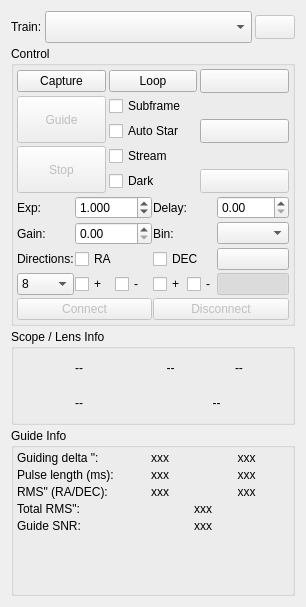
     <widget class="QWidget" name="layoutWidget">
      <layout class="QVBoxLayout" name="LeftLayout">
       <property name="spacing">
        <number>3</number>
       </property>
       <item>
        <layout class="QHBoxLayout" name="trainLayout">
         <item>
          <widget class="QLabel" name="trainLabel">
           <property name="text">
            <string>Train:</string>
           </property>
          </widget>
         </item>
         <item>
          <widget class="QComboBox" name="opticalTrainCombo">
           <property name="sizePolicy">
            <sizepolicy hsizetype="MinimumExpanding" vsizetype="Fixed">
             <horstretch>0</horstretch>
             <verstretch>0</verstretch>
            </sizepolicy>
           </property>
           <property name="minimumSize">
            <size>
             <width>0</width>
             <height>32</height>
            </size>
           </property>
          </widget>
         </item>
         <item>
          <widget class="QPushButton" name="trainB">
           <property name="enabled">
            <bool>false</bool>
           </property>
           <property name="minimumSize">
            <size>
             <width>24</width>
             <height>24</height>
            </size>
           </property>
           <property name="text">
            <string />
           </property>
           <property name="icon">
            <iconset theme="document-edit" />
           </property>
           <property name="iconSize">
            <size>
             <width>24</width>
             <height>24</height>
            </size>
           </property>
          </widget>
         </item>
        </layout>
       </item>
       <item>
        <widget class="QGroupBox" name="controlGroupBox">
         <property name="title">
          <string>Control</string>
         </property>
         <layout class="QVBoxLayout" name="verticalLayout_4">
          <property name="spacing">
           <number>3</number>
          </property>
          <property name="leftMargin">
           <number>3</number>
          </property>
          <property name="topMargin">
           <number>3</number>
          </property>
          <property name="rightMargin">
           <number>3</number>
          </property>
          <property name="bottomMargin">
           <number>3</number>
          </property>
          <item>
           <layout class="QGridLayout" name="controlLayout">
            <property name="spacing">
             <number>3</number>
            </property>
            <item row="1" column="0" rowspan="2">
             <widget class="QPushButton" name="guideB">
              <property name="enabled">
               <bool>false</bool>
              </property>
              <property name="sizePolicy">
               <sizepolicy hsizetype="Preferred" vsizetype="Preferred">
                <horstretch>0</horstretch>
                <verstretch>0</verstretch>
               </sizepolicy>
              </property>
              <property name="text">
               <string>Guide</string>
              </property>
              <property name="autoDefault">
               <bool>true</bool>
              </property>
              <property name="default">
               <bool>true</bool>
              </property>
             </widget>
            </item>
            <item row="4" column="1">
             <widget class="QCheckBox" name="guideDarkFrame">
              <property name="toolTip">
               <string>&lt;html&gt;&lt;head/&gt;&lt;body&gt;&lt;p&gt;Subtract dark frame. Create dark frames or defect maps in the Dark Library tool in the capture module.&lt;/p&gt;&lt;/body&gt;&lt;/html&gt;</string>
              </property>
              <property name="text">
               <string>Dark</string>
              </property>
             </widget>
            </item>
            <item row="1" column="1">
             <widget class="QCheckBox" name="guideSubframe">
              <property name="toolTip">
               <string>&lt;html&gt;&lt;head/&gt;&lt;body&gt;&lt;p&gt;Subframe the image around the guide star. Or for PHD2, receive the Guide Star Image instead of the full image frame. For the Internal Guider, before checking this option, you must &lt;span style=" font-weight:600;"&gt;first&lt;/span&gt; capture an image and select a guide star. Uncheck it to take a full frame again. &lt;br/&gt;Please note: 'SEP Multi Star' &lt;span style=" font-weight:600;"&gt;cannot&lt;/span&gt; use subframe.&lt;/p&gt;&lt;/body&gt;&lt;/html&gt;</string>
              </property>
              <property name="text">
               <string>Subframe</string>
              </property>
             </widget>
            </item>
            <item row="0" column="2">
             <widget class="QPushButton" name="showFITSViewerB">
              <property name="minimumSize">
               <size>
                <width>24</width>
                <height>24</height>
               </size>
              </property>
              <property name="toolTip">
               <string>Show in FITS Viewer...</string>
              </property>
              <property name="text">
               <string />
              </property>
              <property name="iconSize">
               <size>
                <width>24</width>
                <height>24</height>
               </size>
              </property>
             </widget>
            </item>
            <item row="0" column="1">
             <widget class="QPushButton" name="loopB">
              <property name="text">
               <string>Loop</string>
              </property>
             </widget>
            </item>
            <item row="2" column="1">
             <widget class="QCheckBox" name="guideAutoStar">
              <property name="toolTip">
               <string>&lt;html&gt;&lt;head/&gt;&lt;body&gt;&lt;p&gt;Automatically select the calibration star. &lt;br/&gt;Please note: 'SEP Multi Star' does  &lt;span style=" font-weight:600;"&gt;always&lt;/span&gt; use 'auto star' detection.&lt;/p&gt;&lt;/body&gt;&lt;/html&gt;</string>
              </property>
              <property name="text">
               <string>Auto Star</string>
              </property>
             </widget>
            </item>
            <item row="0" column="0">
             <widget class="QPushButton" name="captureB">
              <property name="sizePolicy">
               <sizepolicy hsizetype="Preferred" vsizetype="Fixed">
                <horstretch>0</horstretch>
                <verstretch>0</verstretch>
               </sizepolicy>
              </property>
              <property name="text">
               <string>Capture</string>
              </property>
             </widget>
            </item>
            <item row="2" column="2">
             <widget class="QPushButton" name="clearCalibrationB">
              <property name="minimumSize">
               <size>
                <width>24</width>
                <height>24</height>
               </size>
              </property>
              <property name="toolTip">
               <string>Clear calibration data.</string>
              </property>
              <property name="text">
               <string />
              </property>
              <property name="icon">
               <iconset theme="edit-delete" />
              </property>
              <property name="iconSize">
               <size>
                <width>24</width>
                <height>24</height>
               </size>
              </property>
             </widget>
            </item>
            <item row="3" column="1">
             <widget class="QCheckBox" name="guideStreamingEnabled">
              <property name="toolTip">
               <string>&lt;html&gt;&lt;head/&gt;&lt;body&gt;&lt;p&gt;Enable streaming guide mode. When checked and the camera supports video streaming, the guide module captures frames via a continuous video stream instead of individual exposures. This significantly reduces per-frame overhead and enables higher guiding frequencies (e.g. 2–5 Hz) required by harmonic drives. Not compatible with dark-frame subtraction.&lt;/p&gt;&lt;/body&gt;&lt;/html&gt;</string>
              </property>
              <property name="text">
               <string>Stream</string>
              </property>
             </widget>
            </item>
            <item row="3" column="0" rowspan="2">
             <widget class="QPushButton" name="stopB">
              <property name="enabled">
               <bool>false</bool>
              </property>
              <property name="sizePolicy">
               <sizepolicy hsizetype="Preferred" vsizetype="Preferred">
                <horstretch>0</horstretch>
                <verstretch>0</verstretch>
               </sizepolicy>
              </property>
              <property name="text">
               <string>Stop</string>
              </property>
             </widget>
            </item>
            <item row="4" column="2">
             <widget class="QPushButton" name="manualDitherB">
              <property name="enabled">
               <bool>false</bool>
              </property>
              <property name="minimumSize">
               <size>
                <width>24</width>
                <height>24</height>
               </size>
              </property>
              <property name="toolTip">
               <string>Manual Dither</string>
              </property>
              <property name="text">
               <string />
              </property>
              <property name="icon">
               <iconset theme="path-simplify" />
              </property>
              <property name="iconSize">
               <size>
                <width>24</width>
                <height>24</height>
               </size>
              </property>
             </widget>
            </item>
           </layout>
          </item>
          <item>
           <layout class="QGridLayout" name="gridLayout_6">
            <property name="horizontalSpacing">
             <number>1</number>
            </property>
            <property name="verticalSpacing">
             <number>3</number>
            </property>
            <item row="5" column="1">
             <layout class="QHBoxLayout" name="horizontalLayout_7">
              <property name="spacing">
               <number>2</number>
              </property>
              <item>
               <widget class="QCheckBox" name="eastRAGuideEnabled">
                <property name="toolTip">
                 <string>East Direction Guiding</string>
                </property>
                <property name="text">
                 <string>+</string>
                </property>
               </widget>
              </item>
              <item>
               <widget class="QCheckBox" name="westRAGuideEnabled">
                <property name="toolTip">
                 <string>West Direction Guiding</string>
                </property>
                <property name="text">
                 <string>-</string>
                </property>
               </widget>
              </item>
             </layout>
            </item>
            <item row="6" column="0" colspan="2">
             <widget class="QPushButton" name="externalConnectB">
              <property name="enabled">
               <bool>false</bool>
              </property>
              <property name="toolTip">
               <string>Connect to external guiding application.</string>
              </property>
              <property name="text">
               <string>Connect</string>
              </property>
             </widget>
            </item>
            <item row="4" column="2">
             <widget class="QCheckBox" name="dECGuideEnabled">
              <property name="toolTip">
               <string>Guide Declination Axis</string>
              </property>
              <property name="text">
               <string>DEC</string>
              </property>
             </widget>
            </item>
            <item row="1" column="1">
             <widget class="NonLinearDoubleSpinBox" name="guideExposure">
              <property name="decimals">
               <number>3</number>
              </property>
              <property name="maximum">
               <double>60.000000000000000</double>
              </property>
              <property name="value">
               <double>1.000000000000000</double>
              </property>
             </widget>
            </item>
            <item row="2" column="0">
             <widget class="QLabel" name="label_5">
              <property name="toolTip">
               <string>Camera Gain</string>
              </property>
              <property name="text">
               <string>Gain:</string>
              </property>
             </widget>
            </item>
            <item row="1" column="0">
             <widget class="QLabel" name="label_3">
              <property name="toolTip">
               <string>Exposure time in seconds</string>
              </property>
              <property name="text">
               <string>Exp:</string>
              </property>
             </widget>
            </item>
            <item row="2" column="3">
             <widget class="QComboBox" name="guideBinning">
              <property name="toolTip">
               <string>Guide camera binning. It is recommended to set binning to 2x2 or higher.</string>
              </property>
             </widget>
            </item>
            <item row="6" column="2" colspan="2">
             <widget class="QPushButton" name="externalDisconnectB">
              <property name="enabled">
               <bool>false</bool>
              </property>
              <property name="toolTip">
               <string>Disconnect from external guiding application.</string>
              </property>
              <property name="text">
               <string>Disconnect</string>
              </property>
             </widget>
            </item>
            <item row="2" column="2">
             <widget class="QLabel" name="label_8">
              <property name="toolTip">
               <string />
              </property>
              <property name="text">
               <string>Bin:</string>
              </property>
             </widget>
            </item>
            <item row="1" column="2">
             <widget class="QLabel" name="label_4">
              <property name="toolTip">
               <string />
              </property>
              <property name="text">
               <string>Delay:</string>
              </property>
             </widget>
            </item>
            <item row="4" column="1">
             <widget class="QCheckBox" name="rAGuideEnabled">
              <property name="toolTip">
               <string>Guide Right Ascention Axis</string>
              </property>
              <property name="text">
               <string>RA</string>
              </property>
             </widget>
            </item>
            <item row="4" column="0">
             <widget class="QLabel" name="l_9">
              <property name="text">
               <string>Directions:</string>
              </property>
             </widget>
            </item>
            <item row="1" column="3">
             <widget class="QDoubleSpinBox" name="guideDelay">
              <property name="toolTip">
               <string>Delay next guide exposure this many seconds after a pulse is sent</string>
              </property>
              <property name="maximum">
               <double>60.000000000000000</double>
              </property>
             </widget>
            </item>
            <item row="5" column="2">
             <layout class="QHBoxLayout" name="horizontalLayout_10">
              <property name="spacing">
               <number>2</number>
              </property>
              <item>
               <widget class="QCheckBox" name="northDECGuideEnabled">
                <property name="toolTip">
                 <string>North Direction Guiding</string>
                </property>
                <property name="text">
                 <string>+</string>
                </property>
               </widget>
              </item>
              <item>
               <widget class="QCheckBox" name="southDECGuideEnabled">
                <property name="toolTip">
                 <string>South Direction Guiding</string>
                </property>
                <property name="text">
                 <string>-</string>
                </property>
               </widget>
              </item>
             </layout>
            </item>
            <item row="4" column="3">
             <widget class="QPushButton" name="manualPulseB">
              <property name="toolTip">
               <string>Manual Pulse...</string>
              </property>
              <property name="text">
               <string />
              </property>
              <property name="icon">
               <iconset theme="go-jump" />
              </property>
              <property name="iconSize">
               <size>
                <width>24</width>
                <height>24</height>
               </size>
              </property>
             </widget>
            </item>
            <item row="2" column="1">
             <widget class="QDoubleSpinBox" name="guideGain">
              <property name="decimals">
               <number>2</number>
              </property>
              <property name="maximum">
               <double>10000.000000000000000</double>
              </property>
              <property name="singleStep">
               <double>10.000000000000000</double>
              </property>
             </widget>
            </item>
            <item row="5" column="0">
             <widget class="QComboBox" name="guideSquareSize">
              <property name="toolTip">
               <string>Guide star tracking box size. Box size must be set in accordance to the selected star size.</string>
              </property>
              <item>
               <property name="text">
                <string>8</string>
               </property>
              </item>
              <item>
               <property name="text">
                <string>16</string>
               </property>
              </item>
              <item>
               <property name="text">
                <string>32</string>
               </property>
              </item>
              <item>
               <property name="text">
                <string>64</string>
               </property>
              </item>
              <item>
               <property name="text">
                <string>128</string>
               </property>
              </item>
             </widget>
            </item>
            <item row="5" column="3">
             <widget class="QPushButton" name="guideShowFrame">
              <property name="enabled">
               <bool>false</bool>
              </property>
              <property name="toolTip">
               <string>Toggle the Guider Image...</string>
              </property>
              <property name="text">
               <string />
              </property>
              <property name="icon">
               <iconset theme="kstars_stars" />
              </property>
              <property name="iconSize">
               <size>
                <width>24</width>
                <height>24</height>
               </size>
              </property>
              <property name="checkable">
               <bool>true</bool>
              </property>
              <property name="checked">
               <bool>true</bool>
              </property>
             </widget>
            </item>
           </layout>
          </item>
         </layout>
        </widget>
       </item>
       <item>
        <widget class="QGroupBox" name="infoGroupScope">
         <property name="title">
          <string>Scope / Lens Info</string>
         </property>
         <layout class="QGridLayout" name="gridLayout_2">
          <property name="leftMargin">
           <number>3</number>
          </property>
          <property name="topMargin">
           <number>3</number>
          </property>
          <property name="rightMargin">
           <number>3</number>
          </property>
          <property name="bottomMargin">
           <number>3</number>
          </property>
          <property name="spacing">
           <number>3</number>
          </property>
          <item row="1" column="3" colspan="3">
           <widget class="QLabel" name="l_FOV">
            <property name="toolTip">
             <string>Field of View (arcmin)</string>
            </property>
            <property name="text">
             <string>--</string>
            </property>
            <property name="scaledContents">
             <bool>false</bool>
            </property>
            <property name="alignment">
             <set>Qt::AlignmentFlag::AlignCenter|Qt::AlignmentFlag::AlignHCenter|Qt::AlignmentFlag::AlignLeading|Qt::AlignmentFlag::AlignLeft|Qt::AlignmentFlag::AlignVCenter</set>
            </property>
           </widget>
          </item>
          <item row="0" column="0">
           <widget class="QLabel" name="focalLengthIcon">
            <property name="minimumSize">
             <size>
              <width>32</width>
              <height>32</height>
             </size>
            </property>
            <property name="maximumSize">
             <size>
              <width>32</width>
              <height>32</height>
             </size>
            </property>
            <property name="text">
             <string />
            </property>
           </widget>
          </item>
          <item row="1" column="2">
           <widget class="QLabel" name="FOVIcon">
            <property name="minimumSize">
             <size>
              <width>32</width>
              <height>32</height>
             </size>
            </property>
            <property name="maximumSize">
             <size>
              <width>32</width>
              <height>32</height>
             </size>
            </property>
            <property name="text">
             <string />
            </property>
           </widget>
          </item>
          <item row="0" column="3">
           <widget class="QLabel" name="l_Aperture">
            <property name="toolTip">
             <string>Aperture (mm)</string>
            </property>
            <property name="text">
             <string notr="true">--</string>
            </property>
            <property name="scaledContents">
             <bool>false</bool>
            </property>
            <property name="alignment">
             <set>Qt::AlignmentFlag::AlignCenter|Qt::AlignmentFlag::AlignHCenter|Qt::AlignmentFlag::AlignLeading|Qt::AlignmentFlag::AlignLeft|Qt::AlignmentFlag::AlignVCenter</set>
            </property>
           </widget>
          </item>
          <item row="0" column="2">
           <widget class="QLabel" name="apertureIcon">
            <property name="minimumSize">
             <size>
              <width>32</width>
              <height>32</height>
             </size>
            </property>
            <property name="maximumSize">
             <size>
              <width>32</width>
              <height>32</height>
             </size>
            </property>
            <property name="text">
             <string />
            </property>
           </widget>
          </item>
          <item row="1" column="0">
           <widget class="QLabel" name="focalRatioIcon">
            <property name="minimumSize">
             <size>
              <width>32</width>
              <height>32</height>
             </size>
            </property>
            <property name="maximumSize">
             <size>
              <width>32</width>
              <height>32</height>
             </size>
            </property>
            <property name="text">
             <string />
            </property>
           </widget>
          </item>
          <item row="0" column="1">
           <widget class="QLabel" name="l_Focal">
            <property name="toolTip">
             <string>Focal Length (mm)</string>
            </property>
            <property name="text">
             <string notr="true">--</string>
            </property>
            <property name="scaledContents">
             <bool>false</bool>
            </property>
            <property name="alignment">
             <set>Qt::AlignmentFlag::AlignCenter|Qt::AlignmentFlag::AlignHCenter|Qt::AlignmentFlag::AlignLeading|Qt::AlignmentFlag::AlignLeft|Qt::AlignmentFlag::AlignVCenter</set>
            </property>
           </widget>
          </item>
          <item row="0" column="5">
           <widget class="QLabel" name="l_Reducer">
            <property name="toolTip">
             <string>Reducer</string>
            </property>
            <property name="text">
             <string>--</string>
            </property>
           </widget>
          </item>
          <item row="1" column="1">
           <widget class="QLabel" name="l_FbyD">
            <property name="toolTip">
             <string>Focal Ratio</string>
            </property>
            <property name="text">
             <string notr="true">--</string>
            </property>
            <property name="scaledContents">
             <bool>false</bool>
            </property>
            <property name="alignment">
             <set>Qt::AlignmentFlag::AlignCenter|Qt::AlignmentFlag::AlignHCenter|Qt::AlignmentFlag::AlignLeading|Qt::AlignmentFlag::AlignLeft|Qt::AlignmentFlag::AlignVCenter</set>
            </property>
           </widget>
          </item>
          <item row="0" column="4">
           <widget class="QLabel" name="reducerIcon">
            <property name="minimumSize">
             <size>
              <width>32</width>
              <height>32</height>
             </size>
            </property>
            <property name="maximumSize">
             <size>
              <width>32</width>
              <height>32</height>
             </size>
            </property>
            <property name="text">
             <string />
            </property>
           </widget>
          </item>
         </layout>
        </widget>
       </item>
       <item>
        <widget class="QGroupBox" name="infoGroup">
         <property name="title">
          <string>Guide Info</string>
         </property>
         <layout class="QVBoxLayout" name="guideInfoLayout">
          <property name="spacing">
           <number>3</number>
          </property>
          <property name="leftMargin">
           <number>3</number>
          </property>
          <property name="topMargin">
           <number>3</number>
          </property>
          <property name="rightMargin">
           <number>3</number>
          </property>
          <property name="bottomMargin">
           <number>3</number>
          </property>
          <item>
           <layout class="QGridLayout" name="gridLayout" columnstretch="0,1">
            <property name="spacing">
             <number>3</number>
            </property>
            <item row="1" column="0">
             <widget class="QLabel" name="l_17">
              <property name="text">
               <string>Pulse length (ms):</string>
              </property>
             </widget>
            </item>
            <item row="0" column="0">
             <widget class="QLabel" name="l_16">
              <property name="text">
               <string>Guiding delta ":</string>
              </property>
             </widget>
            </item>
            <item row="1" column="1">
             <layout class="QHBoxLayout" name="horizontalLayout_4">
              <property name="spacing">
               <number>1</number>
              </property>
              <item>
               <widget class="QLabel" name="l_PulseRA">
                <property name="toolTip">
                 <string>Generated RA pulse</string>
                </property>
                <property name="text">
                 <string notr="true">xxx</string>
                </property>
                <property name="alignment">
                 <set>Qt::AlignmentFlag::AlignCenter|Qt::AlignmentFlag::AlignHCenter|Qt::AlignmentFlag::AlignLeading|Qt::AlignmentFlag::AlignLeft|Qt::AlignmentFlag::AlignVCenter</set>
                </property>
               </widget>
              </item>
              <item>
               <widget class="QLabel" name="l_PulseDEC">
                <property name="toolTip">
                 <string>Generated DEC pulse</string>
                </property>
                <property name="text">
                 <string notr="true">xxx</string>
                </property>
                <property name="alignment">
                 <set>Qt::AlignmentFlag::AlignCenter|Qt::AlignmentFlag::AlignHCenter|Qt::AlignmentFlag::AlignLeading|Qt::AlignmentFlag::AlignLeft|Qt::AlignmentFlag::AlignVCenter</set>
                </property>
               </widget>
              </item>
             </layout>
            </item>
            <item row="0" column="1">
             <layout class="QHBoxLayout" name="horizontalLayout_3">
              <property name="spacing">
               <number>1</number>
              </property>
              <item>
               <widget class="QLabel" name="l_DeltaRA">
                <property name="toolTip">
                 <string>Immediate Guiding RA deviation in arcseconds</string>
                </property>
                <property name="text">
                 <string notr="true">xxx</string>
                </property>
                <property name="alignment">
                 <set>Qt::AlignmentFlag::AlignCenter|Qt::AlignmentFlag::AlignHCenter|Qt::AlignmentFlag::AlignLeading|Qt::AlignmentFlag::AlignLeft|Qt::AlignmentFlag::AlignVCenter</set>
                </property>
               </widget>
              </item>
              <item>
               <widget class="QLabel" name="l_DeltaDEC">
                <property name="toolTip">
                 <string>Immediate Guiding DEC deviation in arcseconds</string>
                </property>
                <property name="text">
                 <string notr="true">xxx</string>
                </property>
                <property name="alignment">
                 <set>Qt::AlignmentFlag::AlignCenter|Qt::AlignmentFlag::AlignHCenter|Qt::AlignmentFlag::AlignLeading|Qt::AlignmentFlag::AlignLeft|Qt::AlignmentFlag::AlignVCenter</set>
                </property>
               </widget>
              </item>
             </layout>
            </item>
            <item row="2" column="0">
             <widget class="QLabel" name="l_17b">
              <property name="toolTip">
               <string>Guiding RMS error</string>
              </property>
              <property name="text">
               <string>RMS" (RA/DEC):</string>
              </property>
             </widget>
            </item>
            <item row="2" column="1">
             <layout class="QHBoxLayout" name="horizontalLayout_4b">
              <property name="spacing">
               <number>1</number>
              </property>
              <item>
               <widget class="QLabel" name="l_ErrRA">
                <property name="toolTip">
                 <string>Guiding RA RMS error</string>
                </property>
                <property name="text">
                 <string notr="true">xxx</string>
                </property>
                <property name="alignment">
                 <set>Qt::AlignmentFlag::AlignCenter|Qt::AlignmentFlag::AlignHCenter|Qt::AlignmentFlag::AlignLeading|Qt::AlignmentFlag::AlignLeft|Qt::AlignmentFlag::AlignVCenter</set>
                </property>
               </widget>
              </item>
              <item>
               <widget class="QLabel" name="l_ErrDEC">
                <property name="toolTip">
                 <string>Guiding DEC RMS error</string>
                </property>
                <property name="text">
                 <string notr="true">xxx</string>
                </property>
                <property name="alignment">
                 <set>Qt::AlignmentFlag::AlignCenter|Qt::AlignmentFlag::AlignHCenter|Qt::AlignmentFlag::AlignLeading|Qt::AlignmentFlag::AlignLeft|Qt::AlignmentFlag::AlignVCenter</set>
                </property>
               </widget>
              </item>
             </layout>
            </item>
            <item row="3" column="0">
             <widget class="QLabel" name="label_7">
              <property name="text">
               <string>Total RMS":</string>
              </property>
              <property name="alignment">
               <set>Qt::AlignmentFlag::AlignLeading|Qt::AlignmentFlag::AlignLeft|Qt::AlignmentFlag::AlignVCenter</set>
              </property>
             </widget>
            </item>
            <item row="3" column="1">
             <widget class="QLabel" name="l_TotalRMS">
              <property name="text">
               <string>xxx</string>
              </property>
              <property name="alignment">
               <set>Qt::AlignmentFlag::AlignCenter</set>
              </property>
             </widget>
            </item>
            <item row="4" column="0">
             <widget class="QLabel" name="label_7b">
              <property name="text">
               <string>Guide SNR:</string>
              </property>
              <property name="alignment">
               <set>Qt::AlignmentFlag::AlignLeading|Qt::AlignmentFlag::AlignLeft|Qt::AlignmentFlag::AlignVCenter</set>
              </property>
             </widget>
            </item>
            <item row="4" column="1">
             <widget class="QLabel" name="l_SNR">
              <property name="text">
               <string>xxx</string>
              </property>
              <property name="alignment">
               <set>Qt::AlignmentFlag::AlignCenter</set>
              </property>
             </widget>
            </item>
            <item row="5" column="0">
             <widget class="QLabel" name="guideInfoLabel">
              <property name="text">
               <string />
              </property>
              <property name="alignment">
               <set>Qt::AlignmentFlag::AlignLeading|Qt::AlignmentFlag::AlignLeft|Qt::AlignmentFlag::AlignVCenter</set>
              </property>
             </widget>
            </item>
            <item row="5" column="1">
             <widget class="QLabel" name="guideInfoText">
              <property name="text">
               <string />
              </property>
              <property name="alignment">
               <set>Qt::AlignmentFlag::AlignCenter</set>
              </property>
             </widget>
            </item>
           </layout>
          </item>
          <item>
           <spacer name="verticalSpacer2">
            <property name="orientation">
             <enum>Qt::Orientation::Vertical</enum>
            </property>
            <property name="sizeHint" stdset="0">
             <size>
              <width>20</width>
              <height>40</height>
             </size>
            </property>
           </spacer>
          </item>
         </layout>
        </widget>
       </item>
      </layout>
     </widget>
